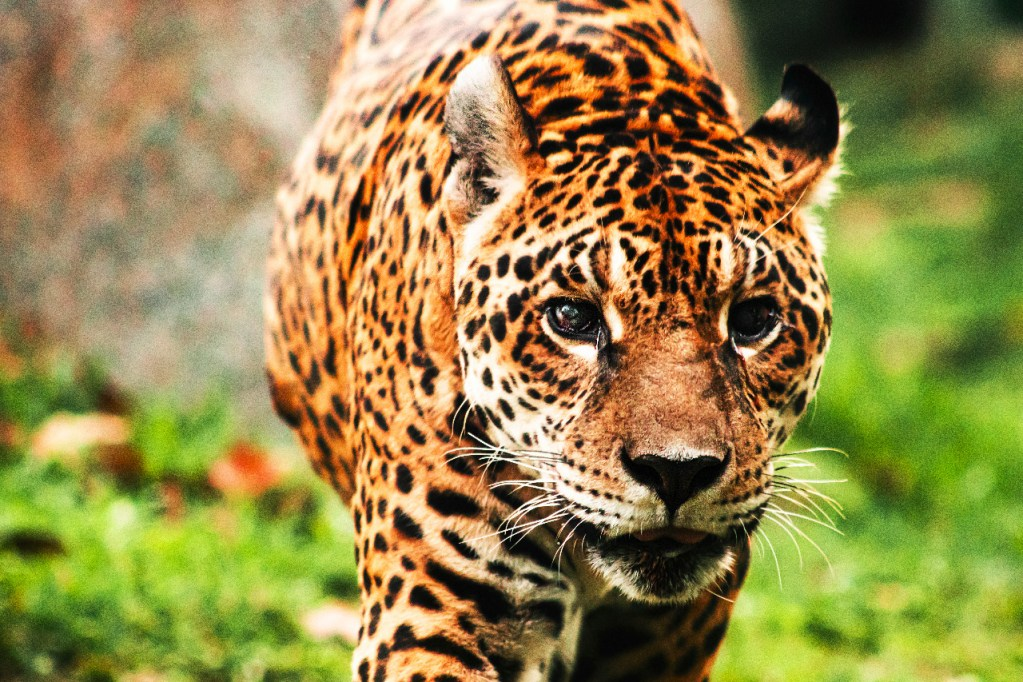
#> input picture estudo-opencv/entrada.jpg, 1023 x 682 px
$ python cores.py
#> lines starting #> are read from the running program, lines starting #| are printed output that depends on the picture
""""" #APLICAÇÕES DE MATRIZ DE CORES GRAY, LAB E HSV
import cv2
img = cv2.imread('../entrada.jpg')

cv2.imshow("Original", img)

gray = cv2.cvtColor(img, cv2.COLOR_BGR2GRAY)
cv2.imshow("Gray", gray)

hsv = cv2.cvtColor(img, cv2.COLOR_BGR2HSV)
cv2.imshow("HSV", hsv)

lab = cv2.cvtColor(img, cv2.COLOR_BGR2LAB)
cv2.imshow("L*a*b*", lab)

cv2.waitKey(0)
"""""

""""" #separa os canais de cores bgr e exibe em tons cinza
import cv2
img = cv2.imread('../images.jpg')
(canalAzul, canalVerde, canalVermelho) = cv2.split(img)

cv2.imshow("Original", img)

cv2.imshow("Vermelho", canalVermelho)
cv2.imshow("Verde", canalVerde)
cv2.imshow("Azul", canalAzul)

resultado = cv2.merge([canalAzul, canalVerde, canalVermelho])
cv2.imshow("Resultado", resultado)
cv2.waitKey(0)
"""""

#separa os canais de cores e aplica os tons separados na imagem(cv2.merge), não exibe os tons cinza
import numpy as np
import cv2
img = cv2.imread('../entrada.jpg')
#> img is the input picture: shape (682, 1023, 3); mean B, G, R 75, 136.1, 149.7
(canalAzul, canalVerde, canalVermelho) = cv2.split(img)
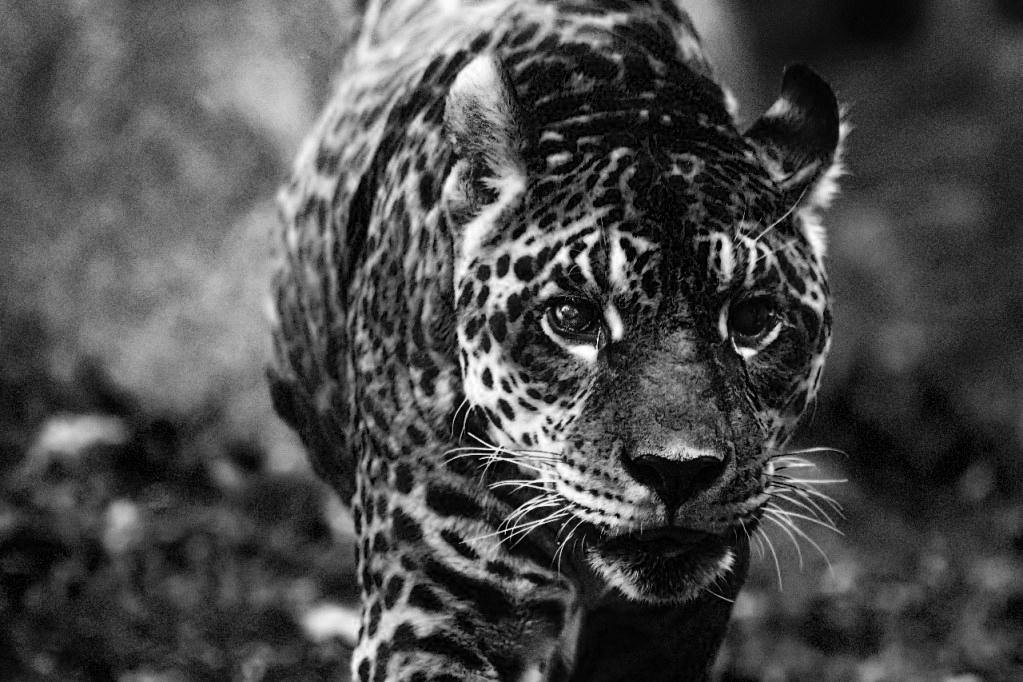
#> canalAzul: shape (682, 1023); min 0, max 255, mean 75
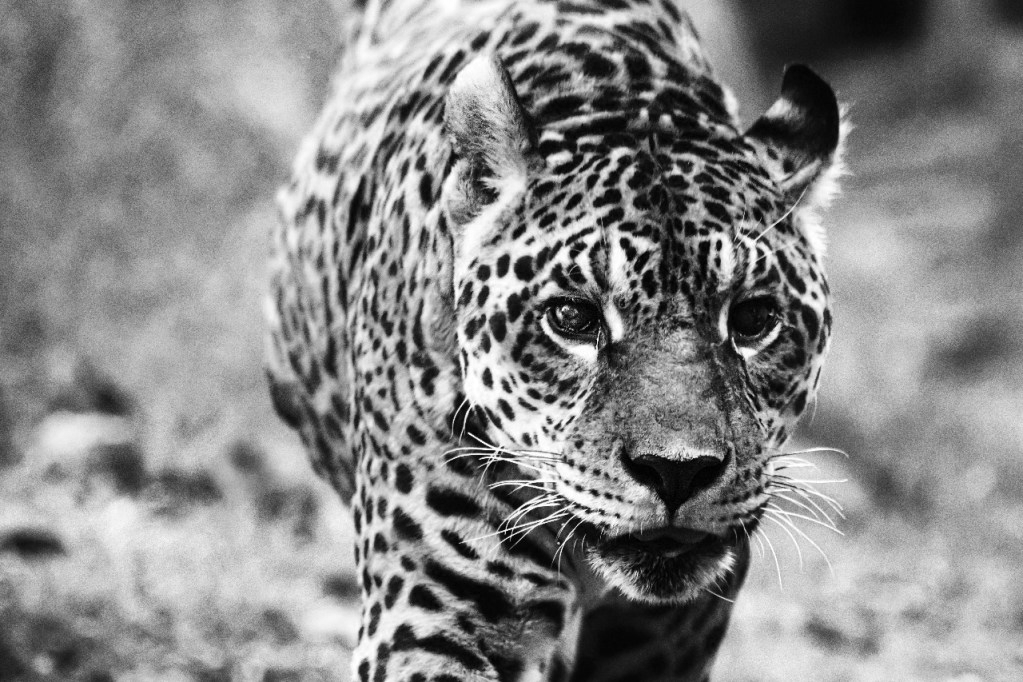
#> canalVerde: shape (682, 1023); min 0, max 255, mean 136.1
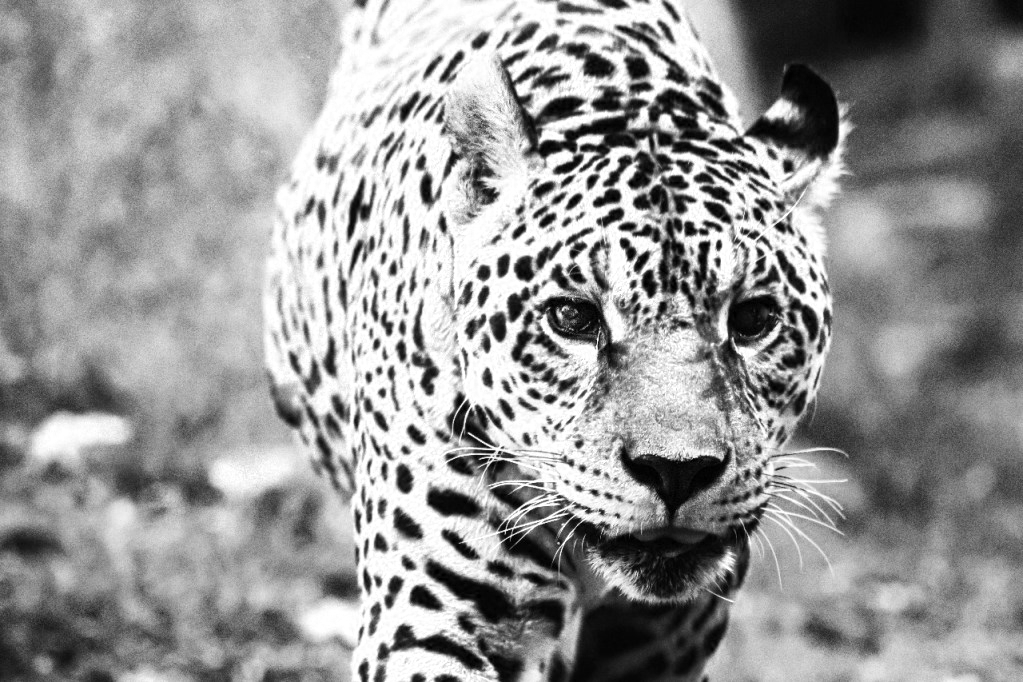
#> canalVermelho: shape (682, 1023); min 0, max 255, mean 149.7
zeros = np.zeros(img.shape[:2], dtype = "uint8")
# print(zeros)
cv2.imshow("Vermelho", cv2.merge([zeros, zeros, canalVermelho]))
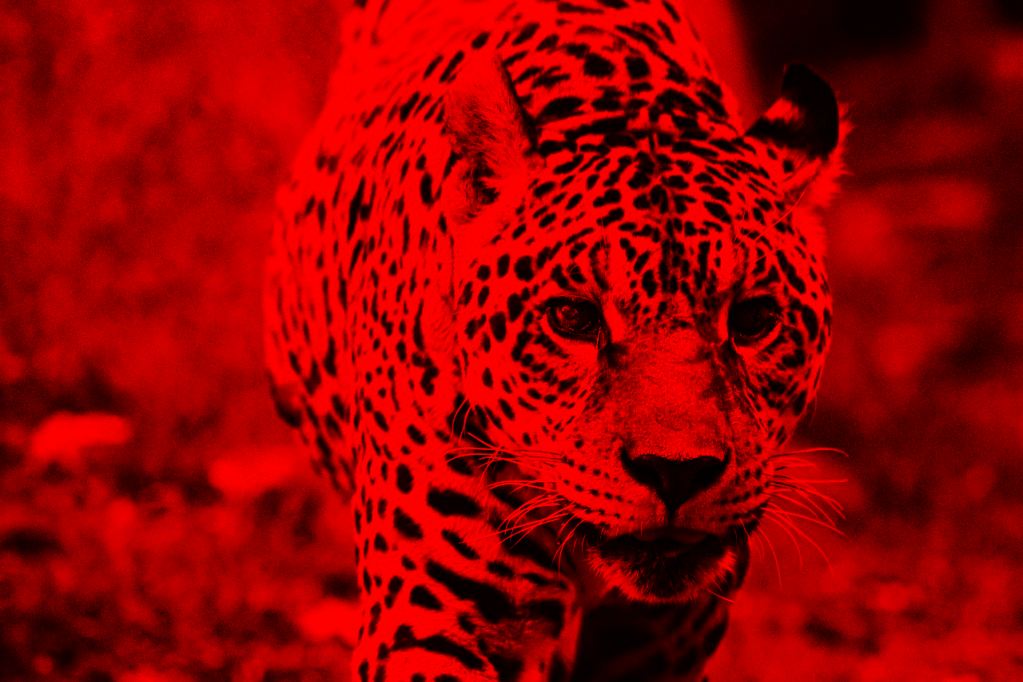
#> window 'Vermelho': shape (682, 1023, 3); mean B, G, R 0, 0, 149.7
cv2.imshow("Verde", cv2.merge([zeros, canalVerde, zeros]))
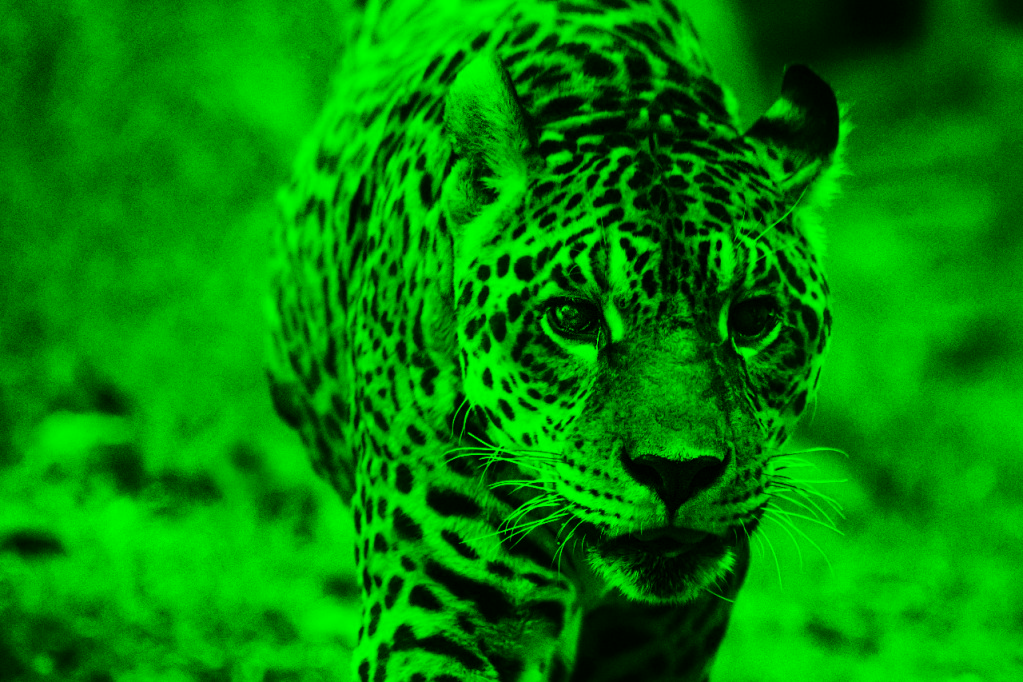
#> window 'Verde': shape (682, 1023, 3); mean B, G, R 0, 136.1, 0
cv2.imshow("Azul", cv2.merge([canalAzul, zeros, zeros]))
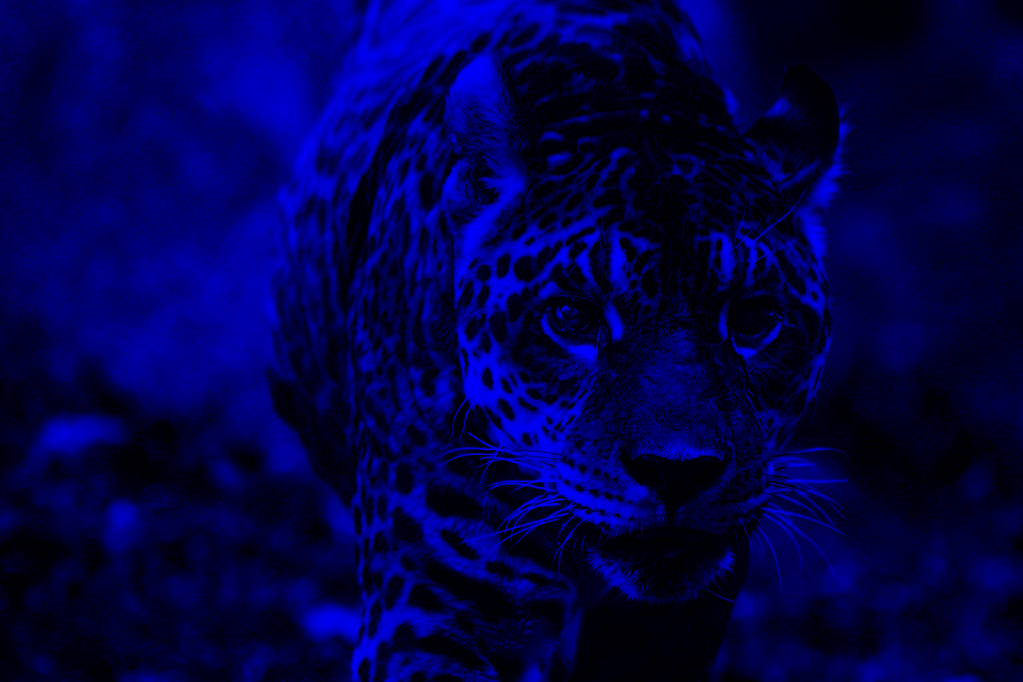
#> window 'Azul': shape (682, 1023, 3); mean B, G, R 75, 0, 0

cv2.imshow("Original", img)
cv2.waitKey(0)


"""""
"""""

$ run again, with estudo-opencv/cat.jpg copied over estudo-opencv/entrada.jpg
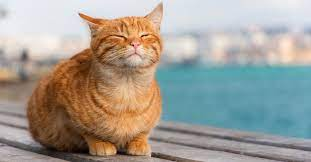
#> input picture estudo-opencv/cat.jpg, 311 x 162 px
#> img is the input picture: shape (162, 311, 3); mean B, G, R 149.3, 158.2, 163.1
#> `cv2.imshow("Verde", cv2.merge([zeros, canalVerde, zeros]))`:
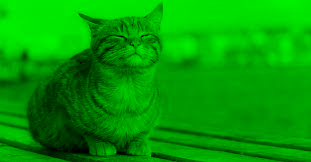
#> window 'Verde': shape (162, 311, 3); mean B, G, R 0, 158.2, 0
#> `cv2.imshow("Azul", cv2.merge([canalAzul, zeros, zeros]))`:
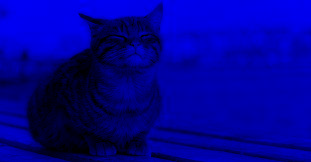
#> window 'Azul': shape (162, 311, 3); mean B, G, R 149.3, 0, 0

$ run again, with estudo-opencv/city.jpg copied over estudo-opencv/entrada.jpg
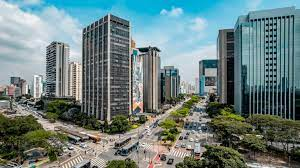
#> input picture estudo-opencv/city.jpg, 300 x 168 px
#> img is the input picture: shape (168, 300, 3); mean B, G, R 127.4, 128.2, 108.1
#> `cv2.imshow("Verde", cv2.merge([zeros, canalVerde, zeros]))`:
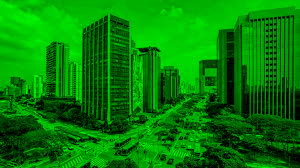
#> window 'Verde': shape (168, 300, 3); mean B, G, R 0, 128.2, 0
#> `cv2.imshow("Azul", cv2.merge([canalAzul, zeros, zeros]))`:
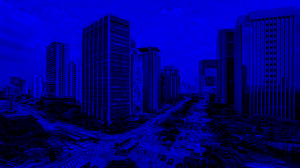
#> window 'Azul': shape (168, 300, 3); mean B, G, R 127.4, 0, 0
